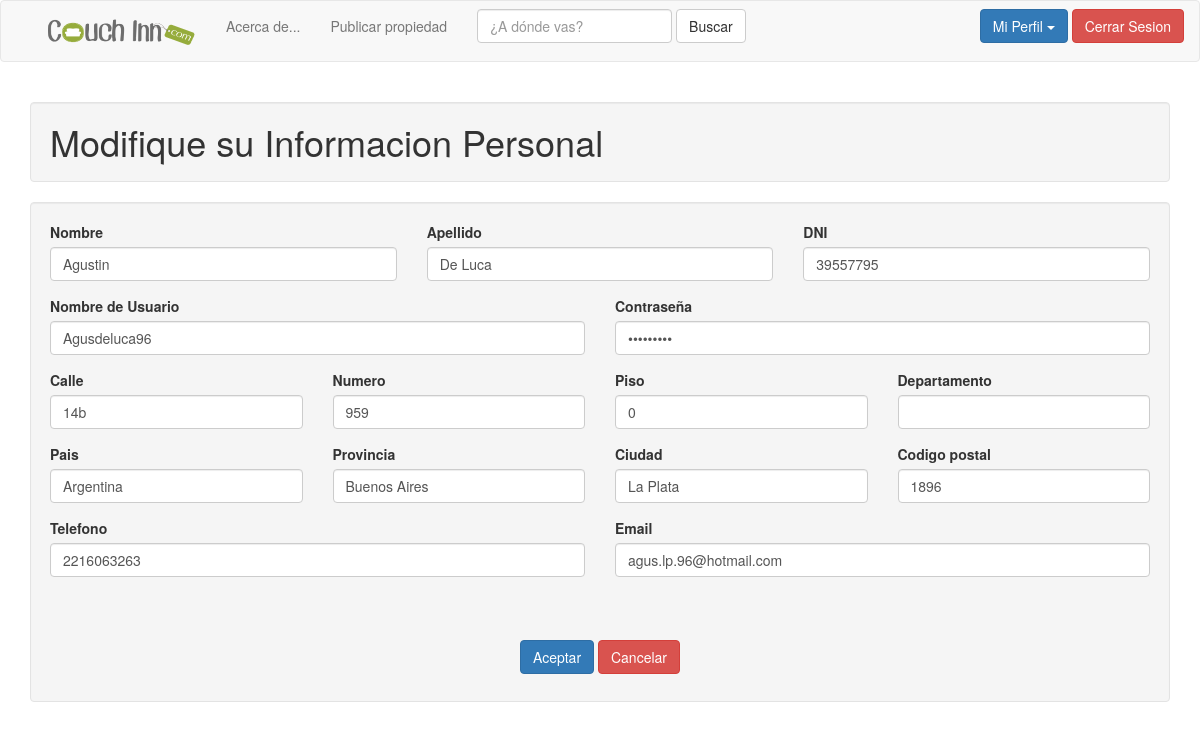
The app's page /user_data_modify.php (signed in) with its own data.
### tables this page shows
CREATE TABLE `usuario` (
  `id_usuario` int(11) NOT NULL,
  `nombre_usuario` varchar(24) NOT NULL,
  `contrasena` varchar(16) NOT NULL,
  `nombre` varchar(100) NOT NULL,
  `apellido` varchar(100) NOT NULL,
  `rol` int(1) NOT NULL DEFAULT '1',
  `dni` int(8) NOT NULL,
  `id_ubicacion` int(11) NOT NULL,
  `email` varchar(100) NOT NULL,
  `telefono` varchar(100) NOT NULL,
  `fecha_registro` date NOT NULL
);

CREATE TABLE `ubicacion` (
  `id_ubicacion` int(11) NOT NULL,
  `calle` varchar(100) NOT NULL,
  `numero` int(11) NOT NULL,
  `piso` int(11) NOT NULL,
  `departamento` varchar(100) NOT NULL,
  `pais` varchar(100) NOT NULL,
  `provincia` varchar(100) NOT NULL,
  `ciudad` varchar(100) NOT NULL,
  `codigo_postal` int(11) NOT NULL
);

### web/user_data_modify.php (the view, shortened to what this page needs)
<!DOCTYPE html>
<html lang="en">
  	<head>
	    <link href="css/bootstrap.min.css" rel="stylesheet" media="screen">
  	</head>
  	<body>
    	<?php
			$result = mysql_query("SELECT * FROM usuario WHERE id_usuario = '$_SESSION[id_usuario]'");
			$usuario = mysql_fetch_array($result);
			$result2 = mysql_query("SELECT * FROM ubicacion WHERE id_ubicacion = '$usuario[id_ubicacion]'");
			$usuario_ubicacion = mysql_fetch_array($result2);
	    ?>
	    <div class="container">
	    	<h1 class="well">Modifique su Informacion Personal</h1>
			<div class="col-lg-12 well">
				<div class="row">
					<form name="form1" method="post" action="user_data_modify_check.php" onsubmit="return modify_validation()">
						<div class="col-sm-12">
							<div class="row">
								<div class="col-sm-4 form-group">
									<label>Nombre</label>
									<input type="text" maxlength="100" id="nombre" name="nombre" value="<?php echo $usuario["nombre"];?>" class="form-control">
								</div>
								<div class="col-sm-4 form-group">
									<label>Apellido</label>
									<input type="text" maxlength="100" id="apellido" name="apellido" value="<?php echo $usuario["apellido"];?>" class="form-control">
								</div>
								<div class="col-sm-4 form-group">
									<label>DNI</label>
									<input type="text" maxlength="8" id="dni" name="dni" value="<?php echo $usuario["dni"];?>" class="form-control">
								</div>
							</div>
							<div class="row">
								<div class="col-sm-6 form-group">
									<label>Nombre de Usuario</label>
									<span id="nombre" class="form-control"> <?php echo $usuario["nombre_usuario"];?> </span>
								</div>
								<div class="col-sm-6 form-group">
									<label>Contraseña</label>
									<input type="password" type="text" id="password" name="password" maxlength="16" value="<?php echo $usuario["contrasena"];?>" class="form-control"></input>
								</div>
							</div>
							<div class="row">
								<div class="col-sm-3 form-group">
									<label>Calle</label>
									<input name="calle" maxlength="100" id="calle" type="text" value="<?php echo $usuario_ubicacion["calle"];?>" class="form-control">
								</div>
								<div class="col-sm-3 form-group">
									<label>Numero</label>
									<input name="numero" maxlength="11" id="numero" type="text" value="<?php echo $usuario_ubicacion["numero"];?>" class="form-control">
								</div>
								<div class="col-sm-3 form-group">
									<label>Piso</label>
									<input name="piso" maxlength="11" id="piso" type="text" value="<?php echo $usuario_ubicacion["piso"];?>" class="form-control">
								</div>
								<div class="col-sm-3 form-group">
									<label>Departamento</label>
									<input name="departamento" id="departamento" maxlength="100" type="text" value="<?php echo $usuario_ubicacion["departamento"];?>" class="form-control">
								</div>
							</div>
							<div class="row">
								<div class="col-sm-3 form-group">
									<label>Pais</label>
									<input name="pais" id="pais" maxlength="100" type="text" value="<?php echo $usuario_ubicacion["pais"];?>" class="form-control">
								</div>
								<div class="col-sm-3 form-group">
									<label>Provincia</label>
									<input name="provincia" id="provincia" maxlength="100" type="text" value="<?php echo $usuario_ubicacion["provincia"];?>" class="form-control">
								</div>
								<div class="col-sm-3 form-group">
									<label>Ciudad</label>
									<input name="ciudad" id="ciudad" maxlength="100" type="text" value="<?php echo $usuario_ubicacion["ciudad"];?>" class="form-control">
								</div>
								<div class="col-sm-3 form-group">
									<label>Codigo postal</label>
									<input name="codigo_postal" id="codigo_postal" maxlength="11" type="text" value="<?php echo $usuario_ubicacion["codigo_postal"];?>" class="form-control">
								</div>
							</div>
							<div class="row">
								<div class="col-sm-6 form-group">
									<label>Telefono</label>
									<input name="telefono" id="telefono" maxlength="100" value="<?php echo $usuario["telefono"];?>" class="form-control"></input>
								</div>
								<div class="col-sm-6 form-group">
									<label>Email</label>
									<input name="email" id="email" maxlength="100" value="<?php echo $usuario["email"];?>" class="form-control"></input>
								</div>
							</div>
						<br></br>
						<div align="center">
							<button type="submit" class="btn btn-primary navbar-btn">Aceptar</button>
							<button type="button" class="btn btn-danger navbar-btn" onClick="window.location.href='user_data_list.php'">Cancelar</button>
						</div>
						</div>
					</form>
					</div>
			</div>
		</div>
  </body>
</html>

### records on screen
usuario: nombre "Agustin", apellido "De Luca", dni "39557795", nombre_usuario "Agusdeluca96", telefono "2216063263", email "agus.lp.96@hotmail.com"
ubicacion: calle "14b", numero "959", piso "0", pais "Argentina", provincia "Buenos Aires", ciudad "La Plata", codigo_postal "1896"
